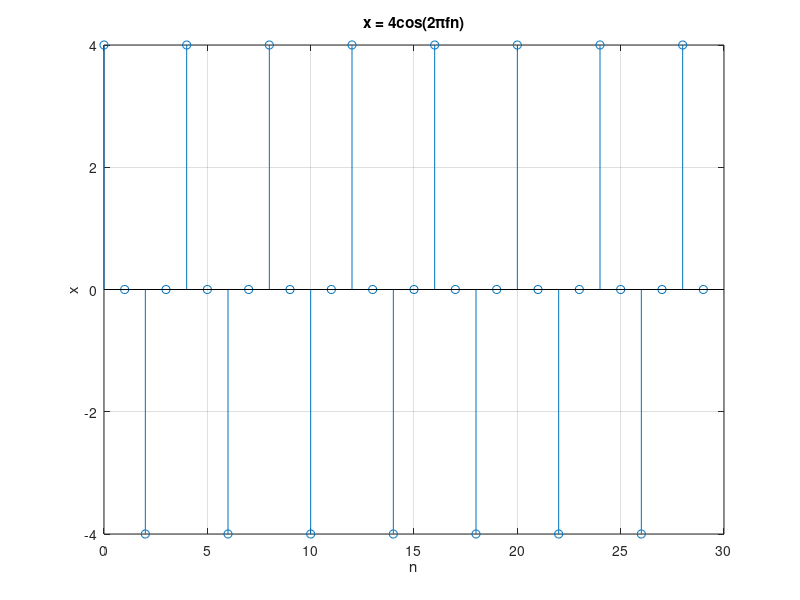

Reproduce this figure in MATLAB. (Note: this script raises an error after producing the figure.)
%   File name: rg_dft_properties.m
%   
%   Author: Adrián Ramos González. Professor. 
%   Email: adrian.ramos.gonzalez@upc.edu
%
%   Description: 
%   Lab 4 part of Signal and Systems subject from The School of Industrial,
%   Aerospace and Audiovisual Engineering of Terrassa (ESEIAAT). 
%
%   Discrete Fourier Transform (DFT) is performed in a set of basic
%   signals. Some experiments are run to check basic properties, artifacts
%   and phenomenon happening due mathematical properties of the Fourier
%   Transform applied to discrete systems as in Matlab.
%   
%   Variables: 
%
%%
clear all; close all; clc;

%   Ex. 1: Signal generation
A = 4; % Signal (Cosinus) amplitude 
f = 2000; % Frequency in Hertz
fs = 8e3; % Sampling frequency (8000Hz)
fn = f/fs; % Normalised frequency in range (0,1)
L = 30; % Samples taken from the time series signal
n = 0:L-1; % Vector of discrete samples from time
x = A*cos(2*pi*fn*n); % Temporal signal
figure(1) % Representation of the signal
stem(n,x), xlabel("n"), ylabel("x") 
%! Use stem for discrete signals, it is
% more obvious for their discrete nature. plot is better for continuous
% analysis.
title("x = 4cos(2πfn)")
grid on;

%   Ex. 2: DFT
N=30; % Samples taken from the Fourier Transform
k=0:N-1; % Vector of discrete samples from frequency
tic % Start time counter to measure execution time
X_Matlab = fft(x,N); % Built-in Matlab fft function
MatlabExec = toc; % Stop time counter
% Our custom function get normalized frequencies, we should get them as:
tic
step = 1/N;
k_f = 0:step:(1-step);
X_custom = rg_trf(x,k_f); % Our custom fourier transform function
CustomFunction = toc;
figure(2)
subplot(211)
stem(k,abs(X_Matlab)), xlabel('k'), ylabel('|X[k]| built-in')
grid on;
subplot(212)
stem(k_f,abs(X_Matlab)), xlabel('normalized k'), ylabel('|X[k]| custom')
grid on;
fprintf("Built-in execution time = %.2f ms\n",MatlabExec*1000);
fprintf("Custom execution time = %.2f ms\n",CustomFunction*1000);
performance = (CustomFunction / MatlabExec)*100;
fprintf("Built-in shows = %.2f%% performance increase\n",performance);

%   Ex. 3,4: Measurements
figure(3)
subplot(211)
stem(k,abs(X_Matlab)), xlabel('k'), ylabel('|X[k]|')
grid on; 
% Let's get the frequencies
freqs = (fs*k)/N; % k over N is equal to f over fs. 
subplot(212)
stem(freqs,abs(X_Matlab)), xlabel('f'), ylabel('|X[k]|')
grid on; 
[maxValue,maxIndex] = max(abs(X_Matlab));
maxfreq = maxIndex * fs / N;
ferror = abs(f-maxfreq);
ferror_perc = ferror / f * 100;
fprintf("Absolute frequency error = %.2f\n",ferror);
fprintf("Frequency error = %.2f%%\n",ferror_perc);
% A = max(abs(X(f)))*2/L for pure sinusoid, remember. Then:
aerror = abs(A-maxValue*2/L);
aerror_perc = aerror/A*100;
fprintf("Absolute amplitude error = %.2f\n",aerror);
fprintf("Amplitude error = %.2f%%\n",aerror_perc);

%   Ex.5: Increasing FFT resolution to N2 = 4096 points
%   DFT
N=4096; % Samples taken from the Fourier Transform
k=0:N-1; % Vector of discrete samples from frequency
tic % Start time counter to measure execution time
X_Matlab = fft(x,N); % Built-in Matlab fft function
MatlabExec = toc; % Stop time counter
% Our custom function get normalized frequencies, we should get them as:
tic
step = 1/N;
k_f = 0:step:(1-step);
X_custom = rg_trf(x,k_f); % Our custom fourier transform function
CustomFunction = toc;
figure(4)
subplot(211)
stem(k,abs(X_Matlab)), xlabel('k'), ylabel('|X[k]| built-in')
grid on;
subplot(212)
stem(k_f,abs(X_Matlab)), xlabel('normalized k'), ylabel('|X[k]| custom')
grid on;
fprintf("Built-in execution time = %.2f ms\n",MatlabExec*1000);
fprintf("Custom execution time = %.2f ms\n",CustomFunction*1000);
performance = (CustomFunction / MatlabExec)*100;
fprintf("Built-in shows = %.2f%% performance increase\n",performance);

%   Measurements
figure(5)
subplot(211)
stem(k,abs(X_Matlab)), xlabel('k'), ylabel('|X[k]|')
grid on; 
% Let's get the frequencies
freqs = (fs*k)/N; % k over N is equal to f over fs. 
subplot(212)
stem(freqs,abs(X_Matlab)), xlabel('f'), ylabel('|X[k]|')
grid on; 
[maxValue,maxIndex] = max(abs(X_Matlab));
maxfreq = maxIndex * fs / N;
ferror = abs(f-maxfreq);
ferror_perc = ferror / f * 100;
fprintf("Absolute frequency error = %.2f\n",ferror);
fprintf("Frequency error = %.2f%%\n",ferror_perc);
% A = max(abs(X(f)))*2/L for pure sinusoid, remember. Then:
aerror = abs(A-maxValue*2/L);
aerror_perc = aerror/A*100;
fprintf("Absolute amplitude error = %.2f\n",aerror);
fprintf("Amplitude error = %.2f%%\n",aerror_perc);

%% 
%   Ex. 9: Now L = 32. N = 512
clear all; close all; clc;

%   Signal generation
A = 4; % Signal (Cosinus) amplitude 
f = 2000; % Frequency in Hertz
fs = 8e3; % Sampling frequency (8000Hz)
fn = f/fs; % Normalised frequency in range (0,1)
L = 32; % Samples taken from the time series signal
n = 0:L-1; % Vector of discrete samples from time
x = A*cos(2*pi*fn*n); % Temporal signal
figure(1) % Representation of the signal
subplot(311)
stem(n,x), xlabel("n"), ylabel("x") 
%! Use stem for discrete signals, it is
% more obvious for their discrete nature. plot is better for continuous
% analysis.
title("x = 4cos(2πfn)")
grid on;

%   DFT taking ex. 2 parameters
L_old = 30; % Samples taken from the time series signal
n_old = 0:L-1; % Vector of discrete samples from time
x_old = A*cos(2*pi*fn*n_old); % Temporal signal
N_old=30; % Samples taken from the Fourier Transform
k_old=0:N_old-1; % Vector of discrete samples from frequency
X_old = fft(x,N_old); % Built-in Matlab fft function
subplot(312)
stem(k_old,abs(X_old)), xlabel('k'), ylabel('|X[k]| for L=30, N=30')
grid on;

%   DFT for N = 512
N=512; % Samples taken from the Fourier Transform
k=0:N-1; % Vector of discrete samples from frequency
X = fft(x,N); % Built-in Matlab fft function
subplot(313)
stem(k,abs(X)), xlabel('k'), ylabel('|X[k]| for L=32, N=512')
grid on;

%   Ex. 10:
y_old = ifft(X_old,L_old);
y = ifft(X,L);
figure(2)
subplot(311)
stem(n,x), xlabel('n'), ylabel('x original')
grid on;
subplot(312)
n_old = 0:L_old-1
stem(n_old,y_old), xlabel('n'), ylabel('x reconstructed L=N=30')
grid on;
subplot(313)
stem(n,y), xlabel('n'), ylabel('x reconstructed L=32 N=512')
grid on;

%% Ex. 11: Windowing (Triangular window)

%   Ex. 11: Now L = 19. fn = 0.25. n =[-9,9]
clear all; close all; clc;
A = 4;
Fx = 0.25; % Now we got the normalized frequency
n = -9:9; % The signal is non-causal (Negative values)
x = A*cos(2*pi*Fx*n);
w = [1:10,9:-1:1]/10; % Triangular window
y = x.*w; % Windowing the original signal

%   Ex. 12:
figure(1)
subplot(311)
stem(n,x,"filled")
title('x[n],w[n] and y[n]'), ylabel('x[n]'), xlabel('n')
subplot(312)
stem(n,w), ylabel('w[n]'), xlabel('n')
subplot(313)
stem(n,y), ylabel('y[n]'), xlabel('n')

%   Ex. 13: Temporal shift (Delay) of 9 samples 
n1 = 0:18; % Temporal refference 
y1 = y; % It is the same vector, just changes the temporal refference

%   Ex. 14: DFT
N = 19;
Y1 = fft(y1,N);
figure(2)
subplot(311)
stem(n1,y1), ylabel('y1[n1]'), xlabel('n1')
title('y[n],Y[k] and Y[k] phase for N=19'), ylabel('x[n]'), xlabel('n')
subplot(312)
stem(abs(Y1)), ylabel('|X[k]|'), xlabel('k')
subplot(313)
stem(angle(Y1)), ylabel('\Phi_X[k]'), xlabel('k')

%   Ex. 15: DFT N=512 (Window-applied signal)
N = 512;
Ydft = fft(y1,N);
% Representacio de la transformada
figure(3)
subplot(311)
stem(n1,y1), ylabel('y1[n1]'), xlabel('n1')
title('y1[n],Y[k] and Y[k] phase for N=512'), ylabel('x[n]'), xlabel('n')
subplot(312)
stem(abs(Ydft)), ylabel('|Y[k]|'), xlabel('k')
subplot(313)
stem(angle(Ydft)), ylabel('\Phi_Y[k]'), xlabel('k')

%   Ex. 16: DFT N=512 (Original singal. No window)
N = 512;
Xdft = fft(x,N);
% Representacio de la transformada
figure(4)
subplot(311)
stem(n,x), ylabel('x[n]'), xlabel('n')
title('x[n],|Xdft[k]| and |Ydft[k]| for N=512'), ylabel('x[n]'), xlabel('n')
subplot(312)
stem(abs(Xdft)), ylabel('|Xdft[k]|'), xlabel('k')
subplot(313)
stem(abs(Ydft)), ylabel('Ydft[k]'), xlabel('k')

%   17, 18: Experimental (Use Matlab's stem GUI to mesasure)
main_lobe = 36;
sec_lobe = 8;
% Measurement of intensity level which is related to energy:
G = 20*log10(abs(main_lobe/sec_lobe)); 
fprintf("Main over secondary lobe ratio  = %.2f dB \n",G);


%% 19   DFT properties TODO

no = 10;
N = 512;
k = 0:N-1;
Ydft1=Ydft.*exp((-j*2*pi*no.*k)/N)
zn=ifft(Ydft1)
zn = zn(11:29)
figure(8)
subplot(211)
stem(zn)
subplot(212)
stem(y1)